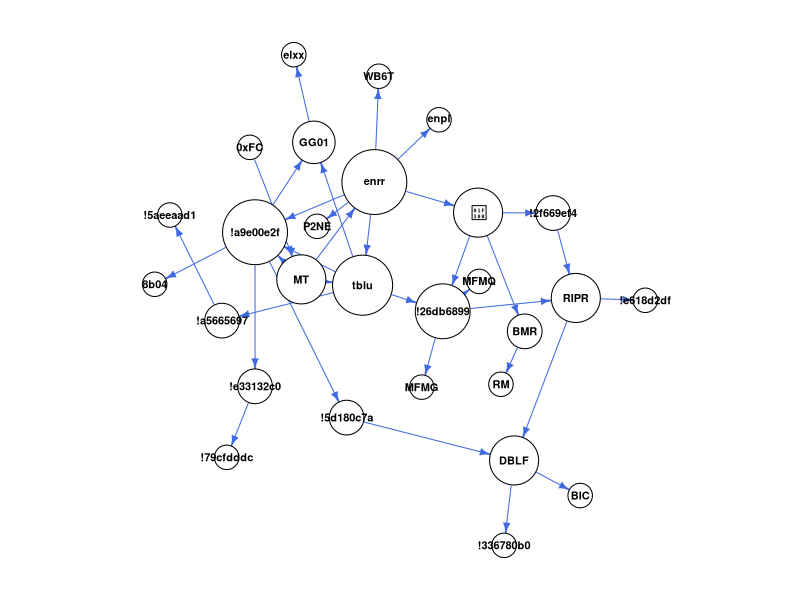

Recreate this plot in R.
library(igraph)
library(stringi)


# data collected from MeshSense ----
# https://affirmatech.com/meshsense
# set logfile to 100000 lines
# ran 10pm -> 6am
x <- read.csv('mesh-sense-logs/2026-03-09.csv')


# review contents ----
# looks like the entire time period is represented
head(x)
tail(x)
nrow(x)

# looks like we can use the message type to filter
table(x$Channel)
table(x$SNR)
table(x$Type)
table(x$Hops)


# mixture of successful and unsuccessful ? connections?
e <- grepl(' to ', x$Nodes, fixed = TRUE) & x$Hops != ''
idx <- which(e)
x[idx, ]


# I think that these are successfull routes
e <- grepl('traceroute', x$Type, ignore.case = TRUE) & x$Hops != ''
idx <- which(e)
x[idx, ]

# successful message traffic, I think
e <- x$Hops != ''
idx <- which(e)
x[idx, ]



 
# keep successful routes ----
e <- grepl('traceroute', x$Type, ignore.case = TRUE) & x$Hops != ''
idx <- which(e)
z <- x[idx, ]

# routes -> matrix
r <- stri_split_fixed(z$Data, pattern = ' -> ', simplify = FALSE)

toEdgeList <- function(i) {
  # reduce to graph edges via sliding window
  .el <- sapply(1:(length(i) - 1), \(j) cbind(i[j], i[j+1]))
  t(.el)
}

# convert route matrix to edge list
e <- lapply(r, FUN = toEdgeList)
e <- do.call('rbind', e)

# create and style graph ----
g <- graph_from_edgelist(e, directed = TRUE)

# remove loops
g <- simplify(g)

# size ~ connectivity
V(g)$size <- sqrt(degree(g)) * 10


par(mar = c(0, 0, 0, 0))

set.seed(1010101)
plot(g, vertex.label.family = 'sans', vertex.color = 'white', vertex.label.color = 'black', vertex.label.font = 2, vertex.label.cex = 0.66, edge.arrow.size = 0.5, edge.color = 'royalblue', layout = layout_with_dh)
